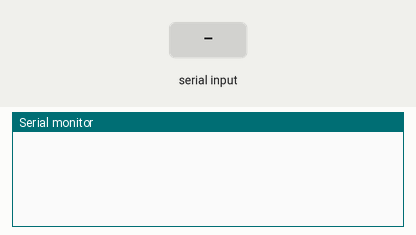
Simulated run of this sketch. Board: ESP32. Shown: the last lines printed to the serial monitor. Inputs (shaded band) come from the test bench. The modem accepts every AT command (registered, SIM ready, sends succeed) and sends nothing else.

Above: at 1.2 s.
1.3 s: "1A\n" received over Serial
At 2.1 s:
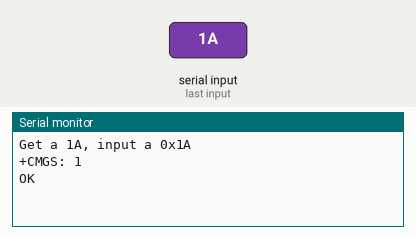
2.8 s: "1A\n" received over the second serial link
At 3.1 s:
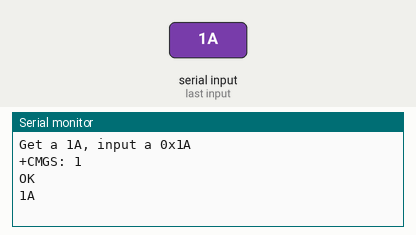
4.3 s: "1a\n" received over the second serial link
At 5.5 s:
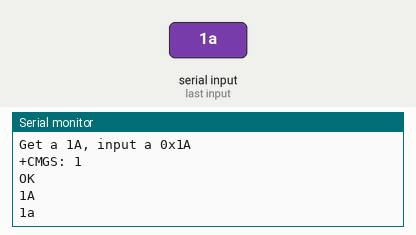
5.8 s: "1\n" received over the second serial link
At 6.6 s:
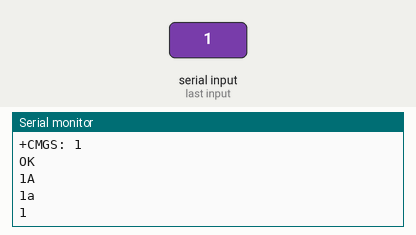

Measured:
- after the input at 1.3 s, the serial monitor: prints a new line at once (image 1)
- after the input at 2.8 s, the serial monitor: prints a new line at once (image 2)
- after the input at 4.3 s, the serial monitor: prints a new line at once (image 3)
- after the input at 5.8 s, the serial monitor: prints a new line at once (image 4)

The sketch:

USB_Serial.ino
```cpp
#define DEBUG true
#define MODE_1A

#define UART_BAUD 9600

#define MODEM_RXD 16
#define MODEM_TXD 17

String from_usb = "";

void setup() {
  Serial.begin(9600);
  Serial1.begin(UART_BAUD, SERIAL_8N1, MODEM_RXD, MODEM_TXD);

}

void loop() {

usb_serial();
}


String sendData(String command, const int timeout, boolean debug)
{

  String response = "";
  if (command.equals("1A") || command.equals("1a"))
  {
    Serial.println();
    Serial.println("Get a 1A, input a 0x1A");

    //Serial1.write(0x1A);
    Serial1.write(26);
    Serial1.println();
    return "";
  }
  else
  {
    Serial1.println(command);
  }

  long int time = millis();
  while ((time + timeout) > millis())
  {
    while (Serial1.available())
    {
      char c = Serial1.read();
      response += c;
    }
  }
  if (debug)
  {
    Serial.print(response);
  }
  return response;
}


void usb_serial()
{
  while (Serial1.available() > 0)
  {
    Serial.write(Serial1.read());

    yield();
  }
  while (Serial.available() > 0)
  {
#ifdef MODE_1A
    int c = -1;
    c = Serial.read();
    if (c != '\n' && c != '\r')
    {
      from_usb += (char)c;
    }
    else
    {
      if (!from_usb.equals(""))
      {
        sendData(from_usb, 0, DEBUG);
        from_usb = "";
      }
    }
#else
    Serial1.write(Serial.read());
    //  Serial.print(Serial1.read());
    yield();
#endif
  }
}
```
